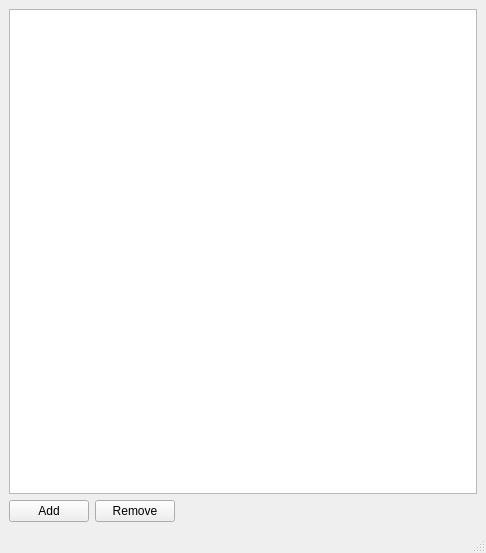
<?xml version="1.0" encoding="UTF-8"?>
<ui version="4.0">
 <class>MainWindow</class>
 <widget class="QMainWindow" name="MainWindow">
  <property name="geometry">
   <rect>
    <x>0</x>
    <y>0</y>
    <width>486</width>
    <height>553</height>
   </rect>
  </property>
  <property name="windowTitle">
   <string>MainWindow</string>
  </property>
  <widget class="QWidget" name="centralwidget">
   <layout class="QGridLayout" name="gridLayout">
    <item row="0" column="0" colspan="3">
     <widget class="QTableView" name="tableView"/>
    </item>
    <item row="1" column="0">
     <widget class="QPushButton" name="btnAdd">
      <property name="text">
       <string>Add</string>
      </property>
     </widget>
    </item>
    <item row="1" column="1">
     <widget class="QPushButton" name="ptnRemove">
      <property name="text">
       <string>Remove</string>
      </property>
     </widget>
    </item>
    <item row="1" column="2">
     <spacer name="horizontalSpacer">
      <property name="orientation">
       <enum>Qt::Horizontal</enum>
      </property>
      <property name="sizeHint" stdset="0">
       <size>
        <width>303</width>
        <height>20</height>
       </size>
      </property>
     </spacer>
    </item>
   </layout>
  </widget>
  <widget class="QMenuBar" name="menubar">
   <property name="geometry">
    <rect>
     <x>0</x>
     <y>0</y>
     <width>486</width>
     <height>22</height>
    </rect>
   </property>
  </widget>
  <widget class="QStatusBar" name="statusbar"/>
 </widget>
 <resources/>
 <connections/>
</ui>
